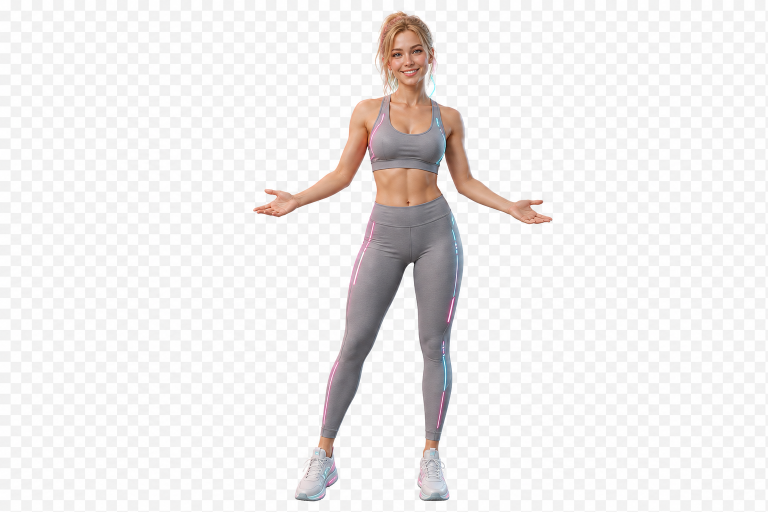
#> input picture packages/brain/frontend/assets/janis-texture.png, 1536 x 1024 px (shown at 1/2 size)
$ python image_to_glb.py
#> lines starting #> are read from the running program, lines starting #| are printed output that depends on the picture
#!/usr/bin/env python3
"""
Genera modello GLB 3D ruotabile da immagine avatar JANIS.
Usa depth map euristica (volto in rilievo) — eseguibile in locale.
"""
from pathlib import Path

import numpy as np
from PIL import Image
from scipy.ndimage import gaussian_filter, zoom
import trimesh

ROOT = Path(__file__).resolve().parent.parent
ASSETS = ROOT / "frontend" / "assets"
INPUT = ASSETS / "janis-texture.png"
FALLBACK = ASSETS / "janis-v3d.png"
OUTPUT = ASSETS / "janis.glb"

SEG_W = 128
DEPTH_SCALE = 0.42


def pick_input() -> Path:
    if INPUT.exists():
        return INPUT
    if FALLBACK.exists():
        return FALLBACK
    raise FileNotFoundError("Nessuna texture avatar trovata in frontend/assets/")


def build_depth(rgba: np.ndarray) -> np.ndarray:
    h, w = rgba.shape[:2]
#> h = 1024; w = 1536
    alpha = rgba[:, :, 3].astype(np.float32) / 255.0
#> alpha: shape (1024, 1536) float32; every value is 1
    lum = rgba[:, :, :3].astype(np.float32).mean(axis=2) / 255.0
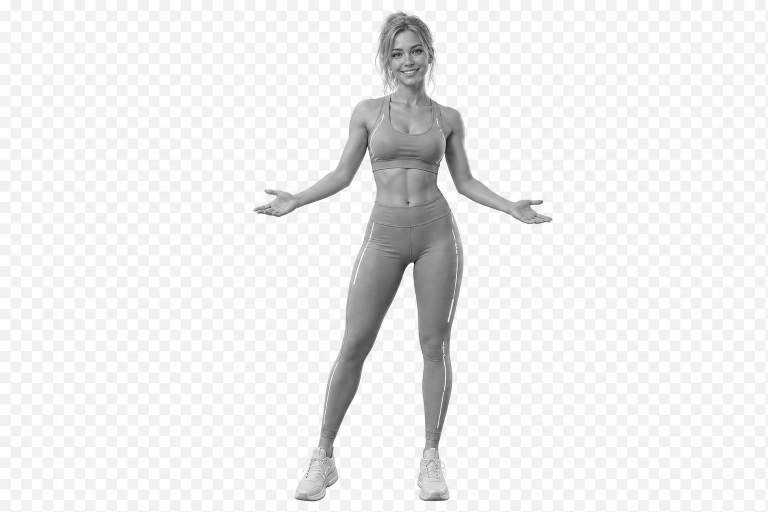
#> lum: shape (1024, 1536) float32 (shown at 1/2 size); min 0.00131, max 1, mean 0.932

    yy, xx = np.mgrid[0:h, 0:w]
    cx, cy = w * 0.5, h * 0.20
#> cx = 768; cy = 204.8
    dist = np.sqrt(((xx - cx) / (w * 0.32)) ** 2 + ((yy - cy) / (h * 0.22)) ** 2)
    face = np.clip(1.0 - dist, 0, 1) ** 1.4

    body_cy = h * 0.55
#> body_cy = 563.2
    body = np.exp(-((yy - body_cy) ** 2) / (2 * (h * 0.28) ** 2)) * 0.35

    depth = face * 0.55 + body * 0.25 + (1.0 - lum) * 0.2
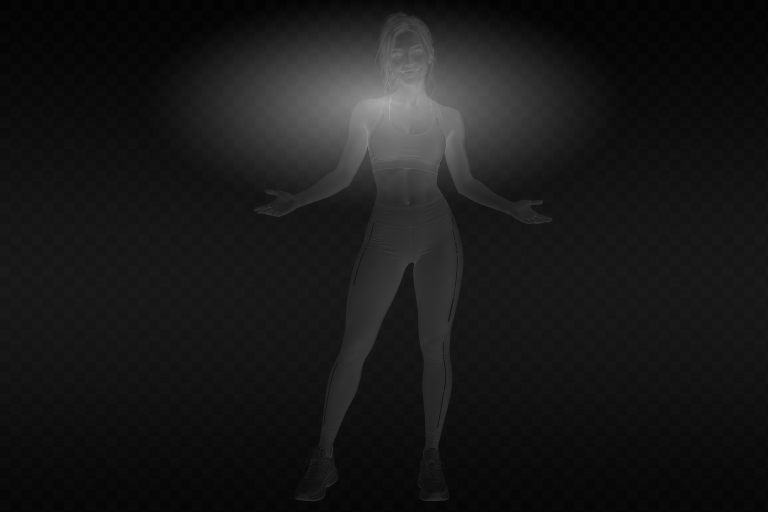
#> depth: shape (1024, 1536) float64 (shown at 1/2 size); min 0.0127, max 0.744, mean 0.1
    depth *= alpha
    depth = gaussian_filter(depth, sigma=2.8)
    dmin, dmax = depth.min(), depth.max()
#> dmin = 0.0132; dmax = 0.657
    if dmax > dmin:
        depth = (depth - dmin) / (dmax - dmin)
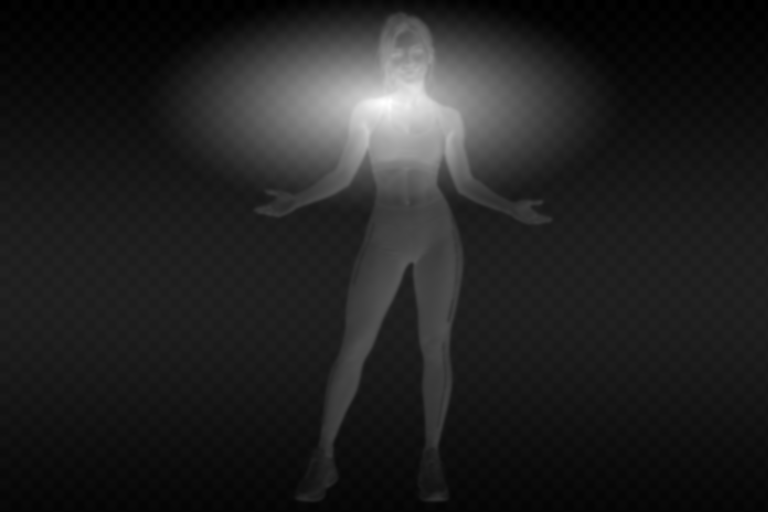
#> depth: shape (1024, 1536) float64 (shown at 1/2 size); min 0, max 1, mean 0.135
    return depth


def make_mesh(rgba: np.ndarray, depth: np.ndarray) -> trimesh.Trimesh:
    h, w = rgba.shape[:2]
#> h = 1024; w = 1536
    sh = max(64, int(SEG_W * h / w))
#> sh = 85
    sw = SEG_W

    img = Image.fromarray(rgba).resize((sw, sh), Image.Resampling.LANCZOS)
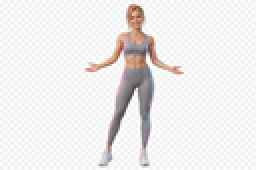
#> img: PIL image 128x85 RGBA (shown 2 times larger); mean R, G, B, A 239.1, 236.8, 236.4, 255
    arr = np.array(img)
    depth_s = zoom(depth, (sh / h, sw / w), order=1)
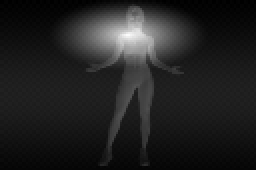
#> depth_s: shape (85, 128) float64 (shown 2 times larger); min 0.000186, max 0.986, mean 0.133

    aspect = sw / sh
#> aspect = 1.51
    plane_h = 2.6
    plane_w = plane_h * aspect
#> plane_w = 3.92

    verts = []
    uvs = []
    for j in range(sh):
        for i in range(sw):
            u = i / (sw - 1)
            v = 1.0 - j / (sh - 1)
            x = (u - 0.5) * plane_w
            y = (v - 0.5) * plane_h
            z = depth_s[j, i] * DEPTH_SCALE
            if arr[j, i, 3] < 10:
                z = 0.0
            verts.append([x, y, z])
            uvs.append([u, v])
#> after the loop, uvs = 10880 pairs, first value 0 to 1, second value 0 to 1; verts = 10880 items, first 6: [-1.96, 1.3, 0.000407], [-1.93, 1.3, 0.000268], [-1.9, 1.3, 0.00617], [-1.87, 1.3, 0.0067], [-1.83, 1.3, 0.000363], [-1.8, 1.3, 0.00128]

    faces = []
    for j in range(sh - 1):
        for i in range(sw - 1):
            a = j * sw + i
            b = a + 1
            c = a + sw
            d = c + 1
            if arr[j, i, 3] < 10 and arr[j, i + 1, 3] < 10:
                continue
            faces.append([a, b, d])
            faces.append([a, d, c])

    verts = np.array(verts, dtype=np.float64)
    faces = np.array(faces, dtype=np.int64)
    uvs = np.array(uvs, dtype=np.float64)

    mesh = trimesh.Trimesh(vertices=verts, faces=faces, process=False)
    mesh.visual = trimesh.visual.TextureVisuals(
        uv=uvs,
        image=Image.fromarray(rgba),
    )
    return mesh


def main():
    src = pick_input()
    print(f"Input: {src}")
    rgba = np.array(Image.open(src).convert("RGBA"))
    depth = build_depth(rgba)
    mesh = make_mesh(rgba, depth)
    mesh.apply_translation(-mesh.centroid)
    ASSETS.mkdir(parents=True, exist_ok=True)
    mesh.export(OUTPUT)
    print(f"Esportato: {OUTPUT} ({len(mesh.vertices)} vertici, {len(mesh.faces)} facce)")


if __name__ == "__main__":
    main()
#> (the call stopped at in make_mesh, `mesh = trimesh.Trimesh(vertices=verts, faces=faces, process=False)`: trimesh is not available in this run)
